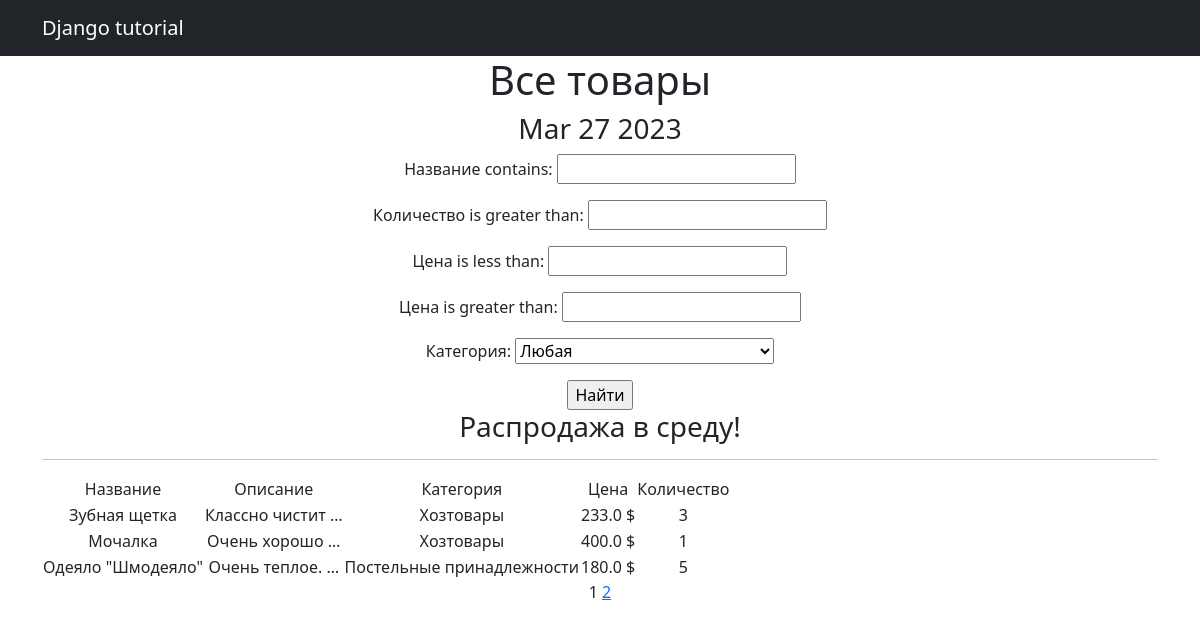
Before: /products/ with the older database file.
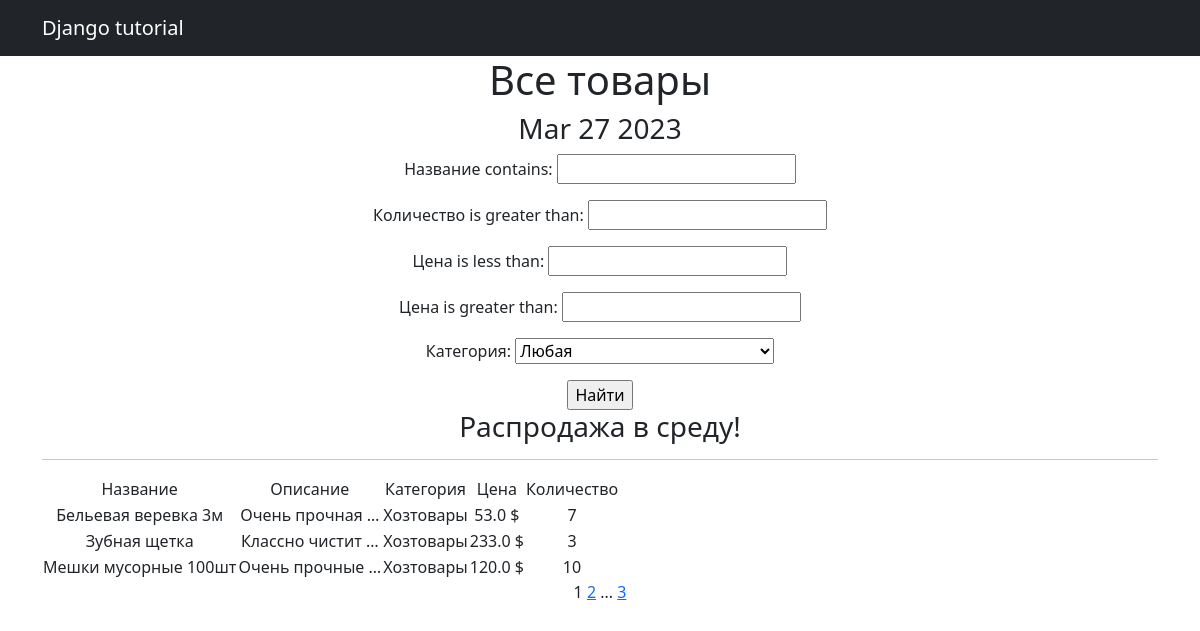
After: the same page with the newer database file.
### simpleapp/models.py (models this page shows, shortened)
class Product(models.Model):
    name = models.CharField(
        max_length=50,
        unique=True,  # названия товаров не должны повторяться
        verbose_name='Название',
    )
    description = models.TextField(verbose_name='Описание')
    quantity = models.IntegerField(
        validators=[MinValueValidator(0)],
        verbose_name='Количество',
    )
    category = models.ForeignKey(
        to='Category',
        on_delete=models.CASCADE,
        related_name='products',  # все продукты в категории будут доступны через поле products
        verbose_name='Категория'
    )
    price = models.FloatField(
        validators=[MinValueValidator(0.0)],
        verbose_name='Цена',
    )
    class Meta:  #  Возвращает название категории во множественном или единственном числе в админпанеле
        verbose_name = 'Товар'
        verbose_name_plural = 'Товары'

class Category(models.Model):
    name = models.CharField(max_length=100, unique=True, verbose_name='Категория')
    def __str__(self):
        return f'{self.name.title()}'
    class Meta:  #  Возвращает название категории во множественном или единственном числе в админпанеле
        verbose_name = 'Категория'
        verbose_name_plural = 'Категории'

### simpleapp/views.py (the view)
# urls.py: path('', ProductsList.as_view(), name='product_list'),
class ProductsList(ListView):
    model = Product
    ordering = 'name'
    template_name = 'products.html'
    context_object_name = 'products'
    paginate_by = 3  # вот так мы можем указать количество записей на странице
    def get_queryset(self):
        queryset = super().get_queryset()
        self.filterset = ProductFilter(self.request.GET, queryset)
        return self.filterset.qs
    def get_context_data(self, **kwargs):
        context = super().get_context_data(**kwargs)
        context['next_sale'] = "Распродажа в среду!"
        context['filterset'] = self.filterset
        return context

### simpleapp/templatetags/custom_filters.py (called while the page is built)
@register.filter()
def currency(value, code='rub'):
   postfix = CURRENCIES_SYMBOLS[code]
   return f'{value} {postfix}'

### simpleapp/templatetags/custom_tags.py (called while the page is built)
@register.simple_tag()
def current_time(format_string='%b %d %Y'):
    return datetime.utcnow().strftime(format_string)

@register.simple_tag(takes_context=True)
def url_replace(context, **kwargs):
    d = context['request'].GET.copy()
    for k, v in kwargs.items():
        d[k] = v
    return d.urlencode()

### templates/products.html (shortened to what this page needs)
{% extends 'flatpages/default.html' %}
{% load custom_filters %}
{% load custom_tags %}
{% block content %}
    <h1>Все товары</h1>
    <h3>{% current_time '%b %d %Y' %}</h3>
    <form action="" method="get">
       {{ filterset.form.as_p }}
       <input type="submit" value="Найти" />
    </form>
    <h3> {{ next_sale|default_if_none:"Чуть позже сообщим о распродаже!" }} </h3>
    <hr>
    {% if products %}
        <table>
            <tr>
                <td>Название</td>
                <td>Описание</td>
                <td>Категория</td>
                <td>Цена</td>
                <td>Количество</td>
            </tr>
            {% for product in products %}
            <tr>
                <td>{{ product.name }}</td>
                <td>{{ product.description|truncatewords:2 }}</td>
                <td>{{ product.category.name }}</td>
               <td>{{ product.price|currency:"usd" }}</td>
               <td>{{ product.quantity }}</td>
            </tr>
            {% endfor %}
        </table>
    {% else %}
        <h2>Товаров нет!</h2>
    {% endif %}
    {{ page_obj.number }}
    {% if page_obj.has_next %}
        <a href="?{% url_replace page=page_obj.next_page_number %}">{{ page_obj.next_page_number }}</a>
        {% if paginator.num_pages != page_obj.next_page_number %}
            ...
            <a href="?{% url_replace page=page_obj.paginator.num_pages %}">{{ page_obj.paginator.num_pages }}</a>
        {% endif %}
    {% endif %}
{% endblock content %}

### templates/flatpages/default.html (shortened to what this page needs)
<!DOCTYPE html>
<html lang="en">
    <head>
        {% load static %}
        <link href="{% static 'css/styles.css' %}" rel="stylesheet" />
    </head>
    <body>
        <nav class="navbar navbar-expand-lg navbar-dark bg-dark static-top">
            <div class="container">
                <a class="navbar-brand" href="#">Django tutorial</a>
            </div>
        </nav>
        <div class="container">
            <div class="row">
                <div class="col-lg-12 text-center">
                    {% block content %}{% endblock content %}
                </div>
            </div>
        </div>
    </body>
</html>

Changed rows visible on the page:
no longer on this page (row unchanged): Product: name "Мочалка", description "Очень хорошо …", category.name "Хозтовары", price "400.0 $", quantity "1"
no longer on this page (row unchanged): Product: name "Одеяло \"Шмодеяло\"", description "Очень теплое. …", category.name "Постельные принадлежности", price "180.0 $", quantity "5"
added Product: name "Бельевая веревка 3м", description "Очень прочная …", category.name "Хозтовары", price "53.0 $", quantity "7"
added Product: name "Мешки мусорные 100шт", description "Очень прочные …", category.name "Хозтовары", price "120.0 $", quantity "10"
Other visible differences:
{{ page_obj.paginator.num_pages }}: (not shown) → "3"
